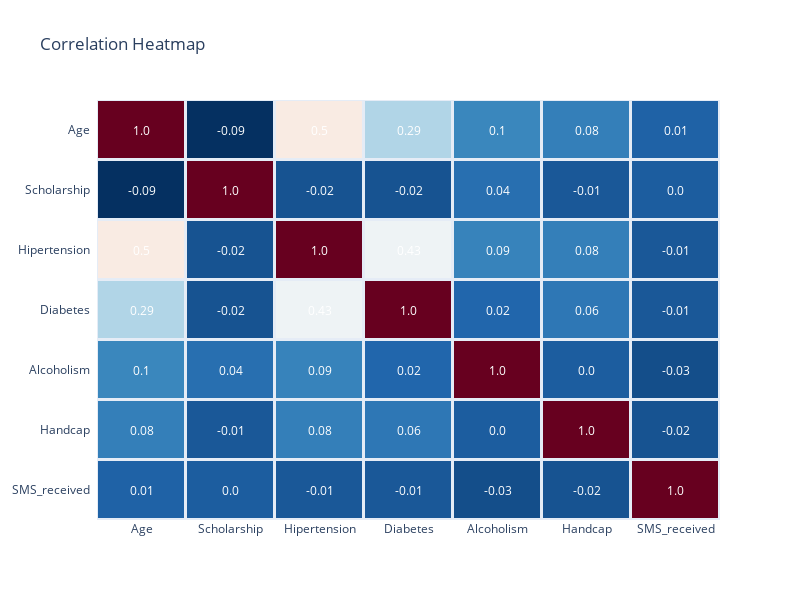

The notebook cell this image was saved under:
### Code cell
cropped = encoded_columns[['Age', 'Scholarship', 'Hipertension', 'Diabetes', 'Alcoholism', 'Handcap', 'SMS_received']]

corr = cropped.corr()

fig = ff.create_annotated_heatmap(
    z=corr.to_numpy().round(2),
    x=list(corr.index.values),
    y=list(corr.columns.values),
    xgap=3, ygap=3,
    zmin=1, zmax=-1,
    colorscale='RdBu_r',
    colorbar_thickness=30,
    colorbar_ticklen=3
)
fig.update_layout(
    width=8e2,
    height=6e2,
    title='Correlation Heatmap',
    xaxis_showgrid=False, yaxis_showgrid=False,
    xaxis={'side': 'bottom'},
    yaxis_autorange='reversed'
)
fig.show()
experiment.log_figure(figure=fig)

### Figure 1 — Plotly figure (JSON) as saved in the notebook; plotly's stock layout.template omitted (floating-point values rounded to 4 significant figures)
{"data": [{"colorbar": {"thickness": 30, "ticklen": 3}, "colorscale": [[0, "rgb(5,48,97)"], [0.1, "rgb(33,102,172)"], [0.2, "rgb(67,147,195)"], [0.3, "rgb(146,197,222)"], [0.4, "rgb(209,229,240)"], [0.5, "rgb(247,247,247)"], [0.6, "rgb(253,219,199)"], [0.7, "rgb(244,165,130)"], [0.8, "rgb(214,96,77)"], [0.9, "rgb(178,24,43)"], [1, "rgb(103,0,31)"]], "reversescale": false, "showscale": false, "type": "heatmap", "x": ["Age", "Scholarship", "Hipertension", "Diabetes", "Alcoholism", "Handcap", "SMS_received"], "xgap": 3, "y": ["Age", "Scholarship", "Hipertension", "Diabetes", "Alcoholism", "Handcap", "SMS_received"], "ygap": 3, "z": [[1, -0.09, 0.5, 0.29, 0.1, 0.08, 0.01], [-0.09, 1, -0.02, -0.02, 0.04, -0.01, 0], [0.5, -0.02, 1, 0.43, 0.09, 0.08, -0.01], [0.29, -0.02, 0.43, 1, 0.02, 0.06, -0.01], [0.1, 0.04, 0.09, 0.02, 1, 0, -0.03], [0.08, -0.01, 0.08, 0.06, 0, 1, -0.02], [0.01, 0, -0.01, -0.01, -0.03, -0.02, 1]], "zmax": -1, "zmin": 1}], "layout": {"annotations": [{"font": {"color": "#FFFFFF"}, "showarrow": false, "text": "1.0", "x": "Age", "xref": "x", "y": "Age", "yref": "y"}, {"font": {"color": "#FFFFFF"}, "showarrow": false, "text": "-0.09", "x": "Scholarship", "xref": "x", "y": "Age", "yref": "y"}, {"font": {"color": "#FFFFFF"}, "showarrow": false, "text": "0.5", "x": "Hipertension", "xref": "x", "y": "Age", "yref": "y"}, {"font": {"color": "#FFFFFF"}, "showarrow": false, "text": "0.29", "x": "Diabetes", "xref": "x", "y": "Age", "yref": "y"}, {"font": {"color": "#FFFFFF"}, "showarrow": false, "text": "0.1", "x": "Alcoholism", "xref": "x", "y": "Age", "yref": "y"}, {"font": {"color": "#FFFFFF"}, "showarrow": false, "text": "0.08", "x": "Handcap", "xref": "x", "y": "Age", "yref": "y"}, {"font": {"color": "#FFFFFF"}, "showarrow": false, "text": "0.01", "x": "SMS_received", "xref": "x", "y": "Age", "yref": "y"}, {"font": {"color": "#FFFFFF"}, "showarrow": false, "text": "-0.09", "x": "Age", "xref": "x", "y": "Scholarship", "yref": "y"}, {"font": {"color": "#FFFFFF"}, "showarrow": false, "text": "1.0", "x": "Scholarship", "xref": "x", "y": "Scholarship", "yref": "y"}, {"font": {"color": "#FFFFFF"}, "showarrow": false, "text": "-0.02", "x": "Hipertension", "xref": "x", "y": "Scholarship", "yref": "y"}, {"font": {"color": "#FFFFFF"}, "showarrow": false, "text": "-0.02", "x": "Diabetes", "xref": "x", "y": "Scholarship", "yref": "y"}, {"font": {"color": "#FFFFFF"}, "showarrow": false, "text": "0.04", "x": "Alcoholism", "xref": "x", "y": "Scholarship", "yref": "y"}, {"font": {"color": "#FFFFFF"}, "showarrow": false, "text": "-0.01", "x": "Handcap", "xref": "x", "y": "Scholarship", "yref": "y"}, {"font": {"color": "#FFFFFF"}, "showarrow": false, "text": "0.0", "x": "SMS_received", "xref": "x", "y": "Scholarship", "yref": "y"}, {"font": {"color": "#FFFFFF"}, "showarrow": false, "text": "0.5", "x": "Age", "xref": "x", "y": "Hipertension", "yref": "y"}, {"font": {"color": "#FFFFFF"}, "showarrow": false, "text": "-0.02", "x": "Scholarship", "xref": "x", "y": "Hipertension", "yref": "y"}, {"font": {"color": "#FFFFFF"}, "showarrow": false, "text": "1.0", "x": "Hipertension", "xref": "x", "y": "Hipertension", "yref": "y"}, {"font": {"color": "#FFFFFF"}, "showarrow": false, "text": "0.43", "x": "Diabetes", "xref": "x", "y": "Hipertension", "yref": "y"}, {"font": {"color": "#FFFFFF"}, "showarrow": false, "text": "0.09", "x": "Alcoholism", "xref": "x", "y": "Hipertension", "yref": "y"}, {"font": {"color": "#FFFFFF"}, "showarrow": false, "text": "0.08", "x": "Handcap", "xref": "x", "y": "Hipertension", "yref": "y"}, {"font": {"color": "#FFFFFF"}, "showarrow": false, "text": "-0.01", "x": "SMS_received", "xref": "x", "y": "Hipertension", "yref": "y"}, {"font": {"color": "#FFFFFF"}, "showarrow": false, "text": "0.29", "x": "Age", "xref": "x", "y": "Diabetes", "yref": "y"}, {"font": {"color": "#FFFFFF"}, "showarrow": false, "text": "-0.02", "x": "Scholarship", "xref": "x", "y": "Diabetes", "yref": "y"}, {"font": {"color": "#FFFFFF"}, "showarrow": false, "text": "0.43", "x": "Hipertension", "xref": "x", "y": "Diabetes", "yref": "y"}, {"font": {"color": "#FFFFFF"}, "showarrow": false, "text": "1.0", "x": "Diabetes", "xref": "x", "y": "Diabetes", "yref": "y"}, {"font": {"color": "#FFFFFF"}, "showarrow": false, "text": "0.02", "x": "Alcoholism", "xref": "x", "y": "Diabetes", "yref": "y"}, {"font": {"color": "#FFFFFF"}, "showarrow": false, "text": "0.06", "x": "Handcap", "xref": "x", "y": "Diabetes", "yref": "y"}, {"font": {"color": "#FFFFFF"}, "showarrow": false, "text": "-0.01", "x": "SMS_received", "xref": "x", "y": "Diabetes", "yref": "y"}, {"font": {"color": "#FFFFFF"}, "showarrow": false, "text": "0.1", "x": "Age", "xref": "x", "y": "Alcoholism", "yref": "y"}, {"font": {"color": "#FFFFFF"}, "showarrow": false, "text": "0.04", "x": "Scholarship", "xref": "x", "y": "Alcoholism", "yref": "y"}, {"font": {"color": "#FFFFFF"}, "showarrow": false, "text": "0.09", "x": "Hipertension", "xref": "x", "y": "Alcoholism", "yref": "y"}, {"font": {"color": "#FFFFFF"}, "showarrow": false, "text": "0.02", "x": "Diabetes", "xref": "x", "y": "Alcoholism", "yref": "y"}, {"font": {"color": "#FFFFFF"}, "showarrow": false, "text": "1.0", "x": "Alcoholism", "xref": "x", "y": "Alcoholism", "yref": "y"}, {"font": {"color": "#FFFFFF"}, "showarrow": false, "text": "0.0", "x": "Handcap", "xref": "x", "y": "Alcoholism", "yref": "y"}, {"font": {"color": "#FFFFFF"}, "showarrow": false, "text": "-0.03", "x": "SMS_received", "xref": "x", "y": "Alcoholism", "yref": "y"}, {"font": {"color": "#FFFFFF"}, "showarrow": false, "text": "0.08", "x": "Age", "xref": "x", "y": "Handcap", "yref": "y"}, {"font": {"color": "#FFFFFF"}, "showarrow": false, "text": "-0.01", "x": "Scholarship", "xref": "x", "y": "Handcap", "yref": "y"}, {"font": {"color": "#FFFFFF"}, "showarrow": false, "text": "0.08", "x": "Hipertension", "xref": "x", "y": "Handcap", "yref": "y"}, {"font": {"color": "#FFFFFF"}, "showarrow": false, "text": "0.06", "x": "Diabetes", "xref": "x", "y": "Handcap", "yref": "y"}, {"font": {"color": "#FFFFFF"}, "showarrow": false, "text": "0.0", "x": "Alcoholism", "xref": "x", "y": "Handcap", "yref": "y"}, {"font": {"color": "#FFFFFF"}, "showarrow": false, "text": "1.0", "x": "Handcap", "xref": "x", "y": "Handcap", "yref": "y"}, {"font": {"color": "#FFFFFF"}, "showarrow": false, "text": "-0.02", "x": "SMS_received", "xref": "x", "y": "Handcap", "yref": "y"}, {"font": {"color": "#FFFFFF"}, "showarrow": false, "text": "0.01", "x": "Age", "xref": "x", "y": "SMS_received", "yref": "y"}, {"font": {"color": "#FFFFFF"}, "showarrow": false, "text": "0.0", "x": "Scholarship", "xref": "x", "y": "SMS_received", "yref": "y"}, {"font": {"color": "#FFFFFF"}, "showarrow": false, "text": "-0.01", "x": "Hipertension", "xref": "x", "y": "SMS_received", "yref": "y"}, {"font": {"color": "#FFFFFF"}, "showarrow": false, "text": "-0.01", "x": "Diabetes", "xref": "x", "y": "SMS_received", "yref": "y"}, {"font": {"color": "#FFFFFF"}, "showarrow": false, "text": "-0.03", "x": "Alcoholism", "xref": "x", "y": "SMS_received", "yref": "y"}, {"font": {"color": "#FFFFFF"}, "showarrow": false, "text": "-0.02", "x": "Handcap", "xref": "x", "y": "SMS_received", "yref": "y"}, {"font": {"color": "#FFFFFF"}, "showarrow": false, "text": "1.0", "x": "SMS_received", "xref": "x", "y": "SMS_received", "yref": "y"}], "height": 600, "title": {"text": "Correlation Heatmap"}, "width": 800, "xaxis": {"dtick": 1, "gridcolor": "rgb(0, 0, 0)", "showgrid": false, "side": "bottom", "ticks": ""}, "yaxis": {"autorange": "reversed", "dtick": 1, "showgrid": false, "ticks": "", "ticksuffix": "  "}}}
